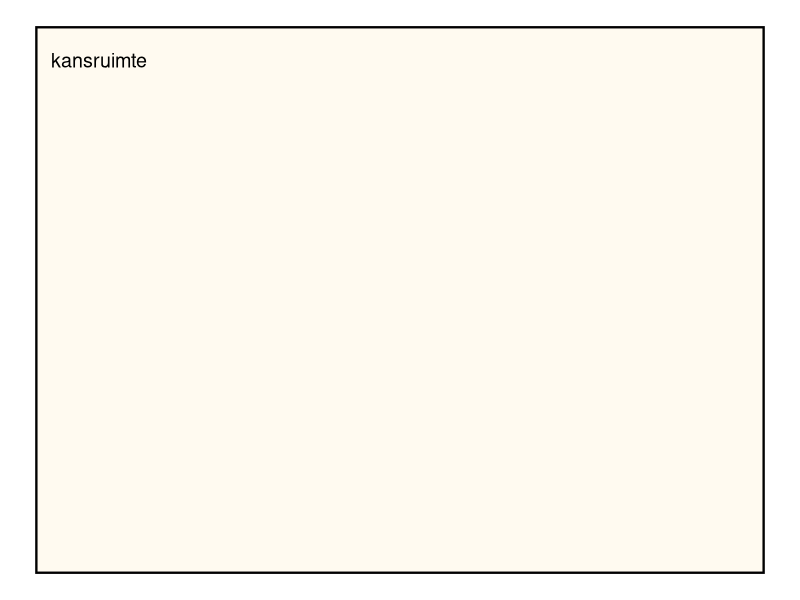
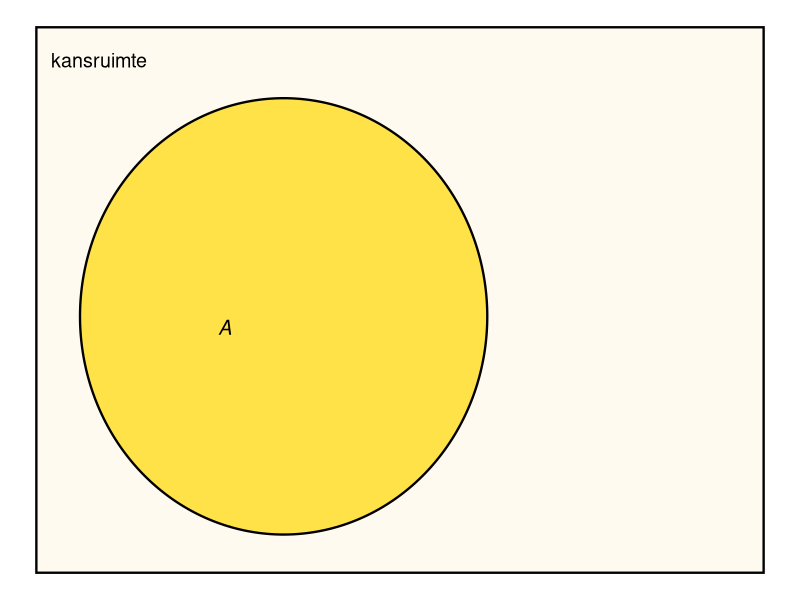
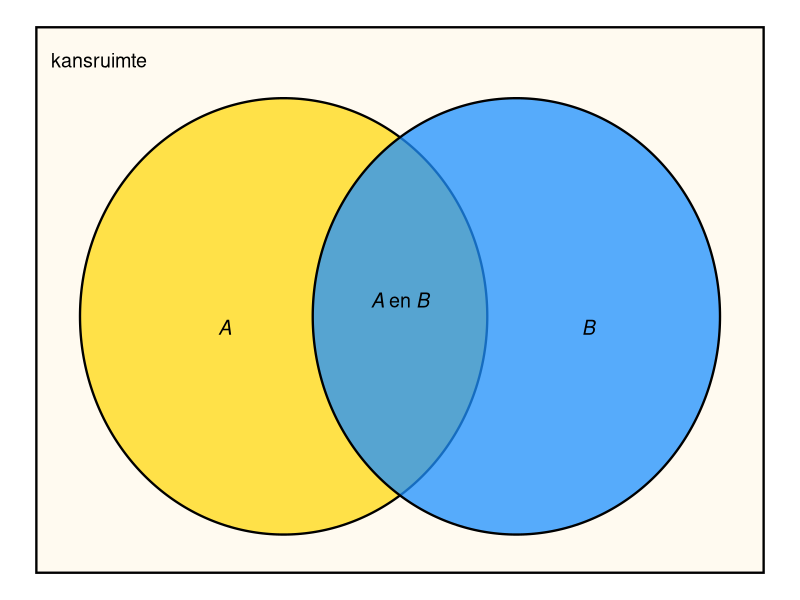
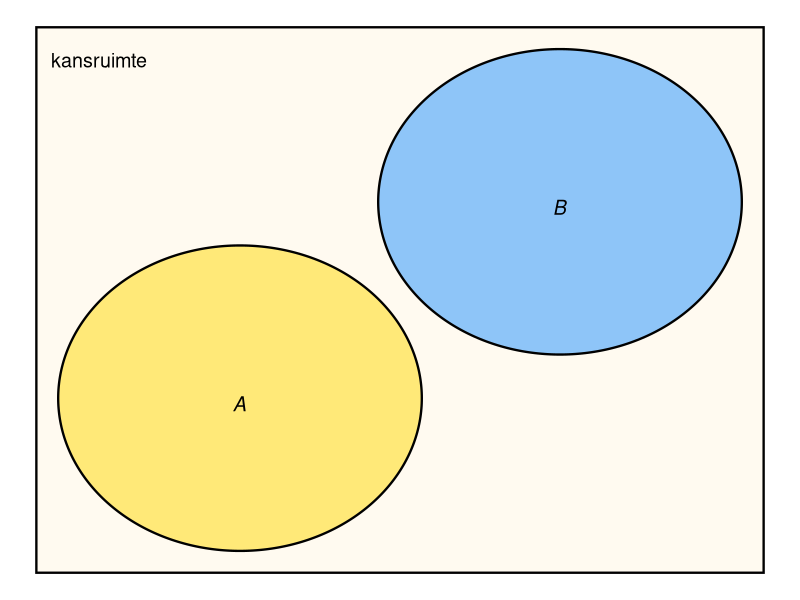
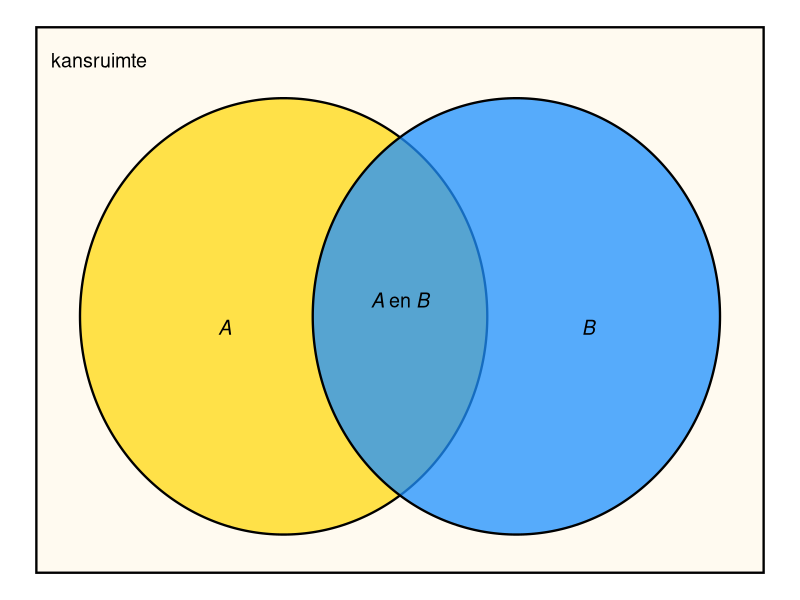

These charts were generated, in order, by the following R code:
## ---- chunk 1
#| code-fold: true
#| warning: false
#| fig-cap: "Een minimaal Venn-diagram. Het rechthoek stelt de volledige kansruimte voor."
#| label: fig-venn
#| fig.width: 6
#| fig.height: 4

if (!("ggplot2" %in% .packages())){ 
  library(ggplot2) 
  }
if (!("ggforce" %in% .packages())){ 
  library(ggforce) 
  }

kleurKansruimte <- "FloralWhite"

kansruimte <- ggplot() +  
  geom_rect(
    aes(xmin = 0, ymin = 0, xmax= 100, ymax = 100),
    fill = kleurKansruimte, color = "black", size = .8
    ) +
  annotate(
    "text", 
    x = 2, y = 94, 
    label = "kansruimte", 
    color = "black", 
    hjust = 0, 
    size = 5
    ) +
  theme_void()

kansruimte
## ---- chunk 2
#| code-fold: true
#| warning: false
#| fig-cap: "Venn-diagram met gebeurtenis $A$. Een gebeurtenis is een deelverzameling van de kansruimte."
#| label: fig-vennA
#| fig.width: 6
#| fig.height: 4

kleurA <- "Gold"

A <- list(
  geom_ellipse(
    aes(x0 = 34, y0 = 47, a = 28,  b = 40,  angle = 0), 
    fill = kleurA , alpha = 0.7, size = .8
    ),
  annotate(
    "text", 
    x = 25, y = 45, 
    label = expression(italic(A)), 
    color = "black", 
    hjust = 0, 
    size = 5
    )
  )

kansruimte + A

## ---- chunk 3
#| code-fold: true
#| warning: false
#| fig-cap: "Venn-diagram met twee gebeurtenissen: $A$ en $B$."
#| label: fig-vennAB
#| fig.width: 6
#| fig.height: 4

kleurB <- "DodgerBlue"

B <- list( 
  geom_ellipse(
    aes(x0 = 66, y0 = 47, a = 28,  b = 40,  angle = 0), 
    fill = kleurB, alpha = 0.75, size = .8
    ),
  annotate(
    "text", 
    x = 75, y = 45, 
    label = expression(italic(B)), 
    color = "black", 
    hjust = 0, 
    size = 5
    )
)

labelAenB <- annotate(
  "text",
  x = 50, y = 50, 
  label = expression(italic(A) ~ "en" ~ italic(B)),
  color = "black",
  size = 5
)

(AB <- kansruimte + A + B + labelAenB)

## ---- chunk 4
#| code-fold: true
#| warning: false
#| fig-cap: "Venn-diagram. De gebeurtenissen $A$ en $B$ overlappen niet en sluiten elkaar dus uit."
#| label: fig-uitsluiten
#| fig.width: 6
#| fig.height: 4

A2 <- list(
  geom_ellipse(
    aes(x0 = 28, y0 = 32, a = 25,  b = 28,  angle = 0), 
    fill = kleurA, alpha = 0.5, size = 0.8
    ), 
  annotate(
    "text", 
    x = 27, y = 31, 
    label = expression(italic(A)), 
    color = "black", 
    hjust = 0, 
    size = 5
    )
  )

B2 <- list(
  geom_ellipse(
    aes(x0 = 72, y0 = 68, a = 25,  b = 28,  angle = 0), 
    fill = kleurB, alpha = 0.5, size = 0.8
    ),
  annotate(
    "text", 
    x = 71, y = 67, 
    label = expression(italic(B)), 
    color = "black", 
    hjust = 0, 
    size = 5
    )
)

(AB2 <- kansruimte + A2 + B2)
## ---- chunk 5
#| code-fold: true
#| warning: false
#| fig-cap: "Venn-diagram.Voor de kans op $A$ of $B$ moet het groene gebied één keer worden meegeteld!"
#| label: fig-vennAB2
#| fig.width: 6
#| fig.height: 4

AB
